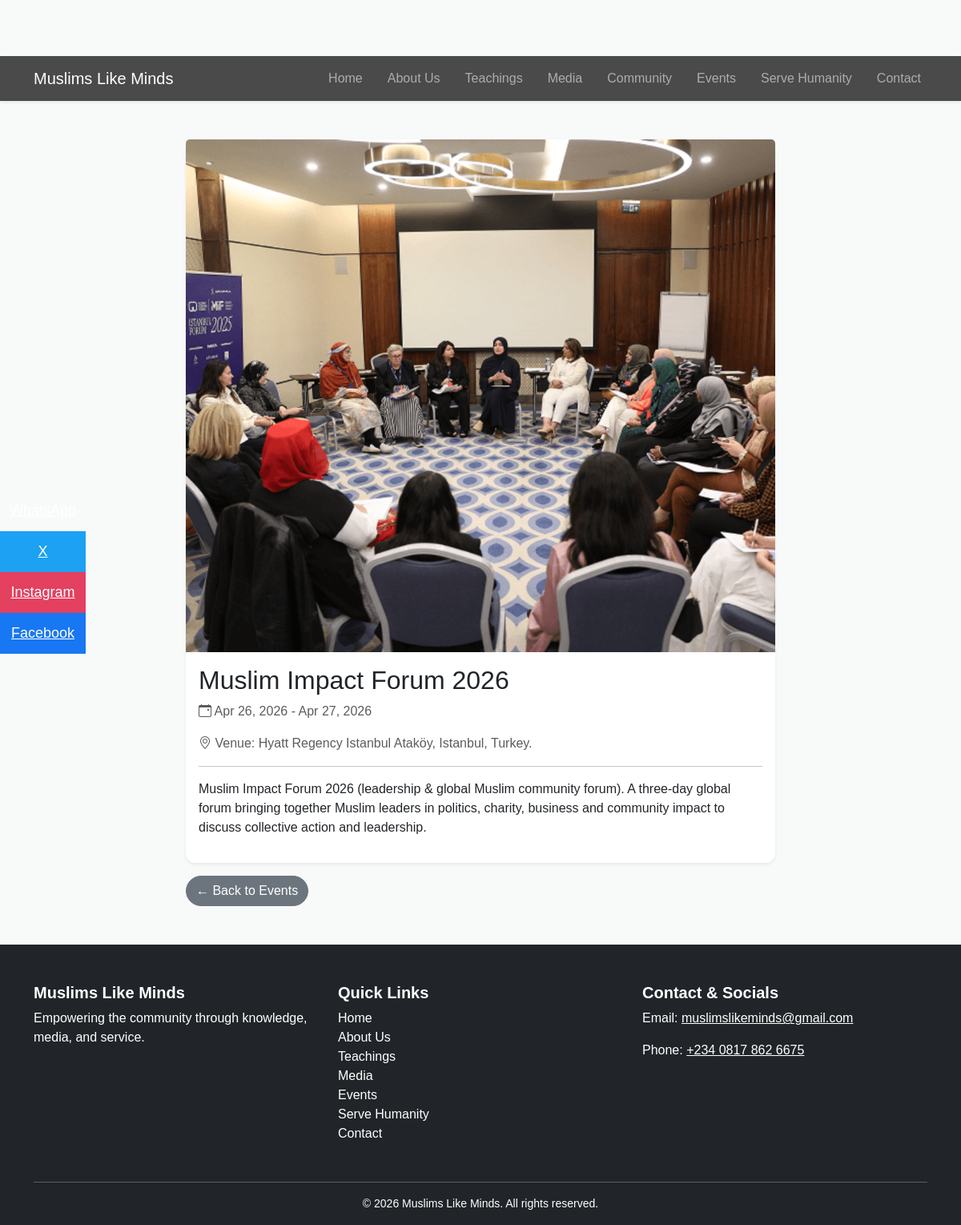
The app's page /events/1/ with its own data.
### core/models.py (models this page shows, shortened)
class Event(models.Model):
    title = models.CharField(max_length=200)
    image = models.ImageField(
        upload_to='events/',
        blank=True,
        null=True
    )
    description = models.TextField()
    location = models.CharField(
        max_length=200,
        blank=True
    )
    start_date = models.DateTimeField(default=timezone.now)
    end_date = models.DateTimeField(blank=True, null=True)
    registration_url = models.URLField(blank=True)
    is_published = models.BooleanField(default=True)
    created_at = models.DateTimeField(auto_now_add=True)
    class Meta:
        ordering = ['start_date']

### core/views.py (the view)
# urls.py: path('events/<int:pk>/', views.event_detail, name='event_detail'),
def event_detail(request, pk):
    event = get_object_or_404(Event, pk=pk, is_published=True)
    context = {'event': event}
    return render(request, 'core/event_detail.html', context)

### core/templates/core/event_detail.html (shortened to what this page needs)
{% extends "base.html" %}
{% load static %}
{% block content %}
<div class="container my-5">
    <div class="row justify-content-center">
        <div class="col-md-8">
            <div class="card shadow-sm">
                {% if event.image %}
                <img src="{{ event.image.url }}" class="card-img-top" alt="{{ event.title }}">
                {% endif %}
                <div class="card-body">
                    <h2 class="card-title">{{ event.title }}</h2>
                    <p class="text-muted">
                        <i class="bi bi-calendar-event"></i>
                        {{ event.start_date|date:"M d, Y" }} - {{ event.end_date|date:"M d, Y" }}
                    </p>
                    <p class="text-muted"><i class="bi bi-geo-alt"></i> {{ event.location }}</p>
                    <hr>
                    <p>{{ event.description }}</p>
                </div>
            </div>
            <div class="mt-3">
                <a href="{% url 'core:events' %}" class="btn btn-secondary">&larr; Back to Events</a>
            </div>
        </div>
    </div>
</div>
{% endblock %}

### core/static/css/style.css (style rules this page uses)
:root { --primary: #0f3d3e; --accent: #c9a227; --light-bg: #f8f5ef; --dark-bg: #0b1f1f; }
body { font-family: 'Poppins', sans-serif; background-color: var(--light-bg); }
.card { border: none; border-radius: 12px; transition: all 0.3s ease; }
body { background:#f8faf9; }
.card { transition: all 0.3s ease; }
.btn { border-radius: 50px; font-weight: 500; }
img { max-width: 100%; height: auto; }
body { padding-top: 70px; }
.card { border-radius: 12px; box-shadow: 0 4px 10px rgba(0,0,0,0.1); }

### records on screen
Event: image (picture), title "Muslim Impact Forum 2026", start_date "Apr 26, 2026", end_date "Apr 27, 2026", location "Venue: Hyatt Regency Istanbul Ataköy, Istanbul, Turkey.", description "Muslim Impact Forum 2026 (leadership & global Muslim community forum). A three‑day global forum bringing together Muslim leaders in politics, charity, business and community impact to discuss collective action and leadership."
